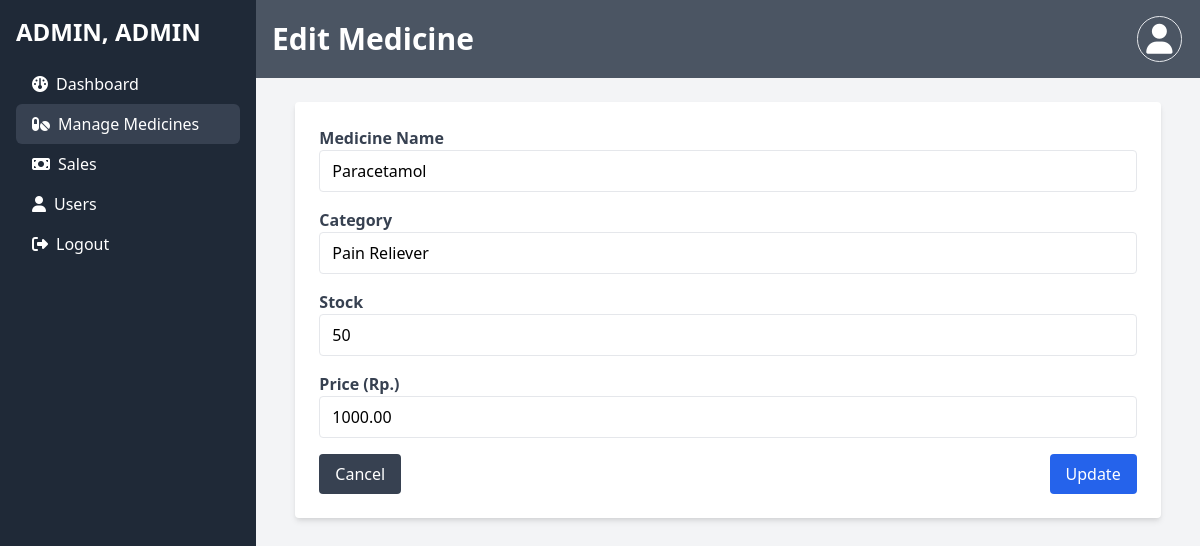
/views/medicine/edit_medicine.php?id=1 (signed in), run on the app's committed database.
### tables this page shows
CREATE TABLE `medicines` (
  `id` int NOT NULL AUTO_INCREMENT,
  `name` varchar(255) NOT NULL,
  `category` varchar(100) DEFAULT NULL,
  `stock` int DEFAULT NULL,
  `price` decimal(10,2) DEFAULT NULL,
  `deleted` char(5) DEFAULT NULL,
  PRIMARY KEY (`id`)
);

### includes/medicine.php (called while the page is built, shortened)
<?php
include 'db.php';
function getMedicineById($id)
{
    global $conn;
    $query = "SELECT id, name, price, category, stock FROM medicines WHERE id = :id AND deleted != '*'";
    $stmt = $conn->prepare($query);
    $stmt->bindValue(':id', $id, PDO::PARAM_INT);
    $stmt->execute();
    return $stmt->fetch(PDO::FETCH_ASSOC);
}

### views/medicine/edit_medicine.php (the view, shortened to what this page needs)
<?php
include '../../includes/auth.php';
include '../../includes/medicine.php';
$user = $_SESSION['user'];
$medicineId = $_GET['id'];
$medicine = getMedicineById($medicineId);
?>
<!DOCTYPE html>
<html lang="en">
<head>
    <link href="https://cdn.jsdelivr.net/npm/tailwindcss@2.2.19/dist/tailwind.min.css" rel="stylesheet">
</head>
<body class="bg-gray-100">
    <div class="flex">
        <div class="w-64 h-screen bg-gray-800 text-white p-4 sticky top-0">
            <h2 class="text-2xl font-bold mb-4"><?php echo strtoupper($user['role']) ?>, <?php echo strtoupper($user['username']) ?></h2>
            <ul>
                <li>
                    <a href="../dashboard.php" class="hover:bg-gray-700 py-2 pl-4 rounded-md block flex items-center gap-2">
                        <i class="fa-solid fa-gauge"></i>
                        <p>Dashboard</p>
                    </a>
                </li>
                <li>
                    <a href="main_medicine.php" class="bg-gray-700 py-2 pl-4 rounded-md block flex items-center gap-2">
                        <i class="fa-solid fa-pills"></i>
                        <p>Manage Medicines</p>
                    </a>
                </li>
                <li>
                    <a href="../sales/main_sales.php" class="hover:bg-gray-700 py-2 pl-4 rounded-md block flex items-center gap-2">
                        <i class="fa-solid fa-money-bill"></i>
                        <p>Sales</p>
                    </a>
                </li>
                <?php if ($user['role'] === "admin"): ?>
                    <li>
                        <a href="../users/main_users.php" class="hover:bg-gray-700 py-2 pl-4 rounded-md block flex items-center gap-2">
                            <i class="fa-solid fa-user"></i>
                            <p>Users</p>
                        </a>
                    </li>
                <?php endif; ?>
                <li>
                    <a href="../../includes/auth.php?action=logout" class="hover:bg-gray-700 py-2 pl-4 rounded-md block flex items-center gap-2">
                        <i class="fa-solid fa-right-from-bracket"></i>
                        <p>Logout</p>
                    </a>
                </li>
            </ul>
        </div>
        <div class="flex-1">
            <div class="flex mb-6 items-center justify-start bg-gray-600 sticky top-0 z-50">
                <h1 class="text-3xl text-white p-4 font-bold w-11/12">Edit Medicine</h1>
                <div class="relative text-3xl text-white p-4 font-bold">
                    <div id="profile-icon" class="border px-2 py-1 rounded-full cursor-pointer hover:bg-gray-700">
                        <i class="fa-solid fa-user"></i>
                    </div>
                </div>
            </div>
            <div class="flex flex-col items-center">
                <form method="POST" class="bg-white p-6 rounded shadow-md w-11/12">
                    <div class="mb-4">
                        <label for="name" class="block text-gray-700 font-bold">Medicine Name</label>
                        <input type="text" id="name" name="name" value="<?php echo htmlspecialchars($medicine['name']); ?>" class="w-full px-3 py-2 border rounded focus:outline-none focus:ring-2 focus:ring-blue-400">
                    </div>
                    <div class="mb-4">
                        <label for="category" class="block text-gray-700 font-bold">Category</label>
                        <input type="text" id="category" name="category" value="<?php echo htmlspecialchars($medicine['category']); ?>" class="w-full px-3 py-2 border rounded focus:outline-none focus:ring-2 focus:ring-blue-400">
                    </div>
                    <div class="mb-4">
                        <label for="stock" class="block text-gray-700 font-bold">Stock</label>
                        <input type="number" id="stock" name="stock" value="<?php echo htmlspecialchars($medicine['stock']); ?>" class="w-full px-3 py-2 border rounded focus:outline-none focus:ring-2 focus:ring-blue-400">
                    </div>
                    <div class="mb-4">
                        <label for="price" class="block text-gray-700 font-bold">Price (Rp.)</label>
                        <input type="number" id="price" name="price" value="<?php echo htmlspecialchars($medicine['price']); ?>" class="w-full px-3 py-2 border rounded focus:outline-none focus:ring-2 focus:ring-blue-400">
                    </div>
                    <div class="flex justify-between">
                        <a href="main_medicine.php" class="bg-gray-700 text-white px-4 py-2 rounded hover:bg-gray-600">Cancel</a>
                        <button type="submit" class="bg-blue-600 text-white px-4 py-2 rounded hover:bg-blue-500">Update</button>
                    </div>
                </form>
            </div>
        </div>
    </div>
</body>
</html>

### data on the page
medicines: name "Paracetamol", category "Pain Reliever", stock "50", price "1000.00"

### other printed values
$user['role'] "ADMIN"
$user['username'] "ADMIN"
